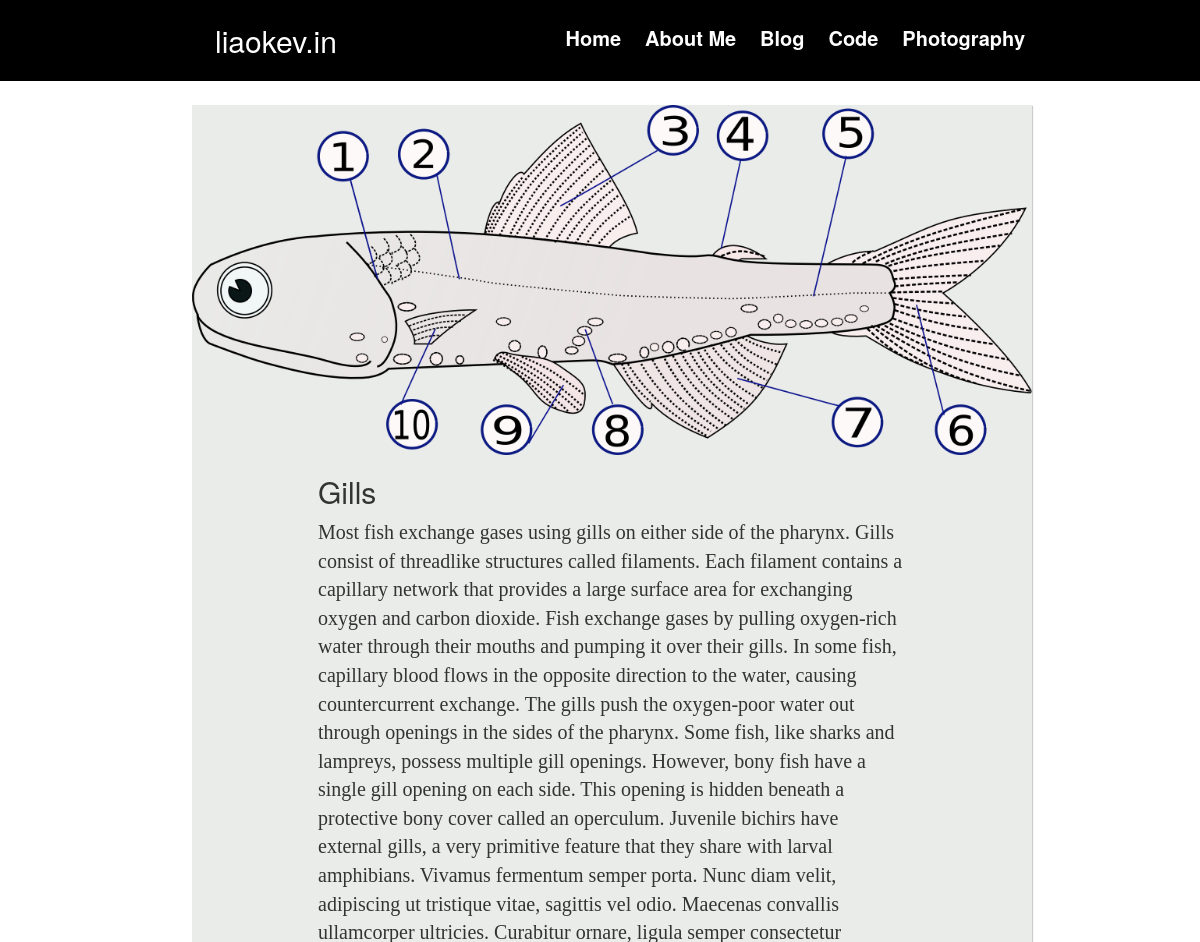
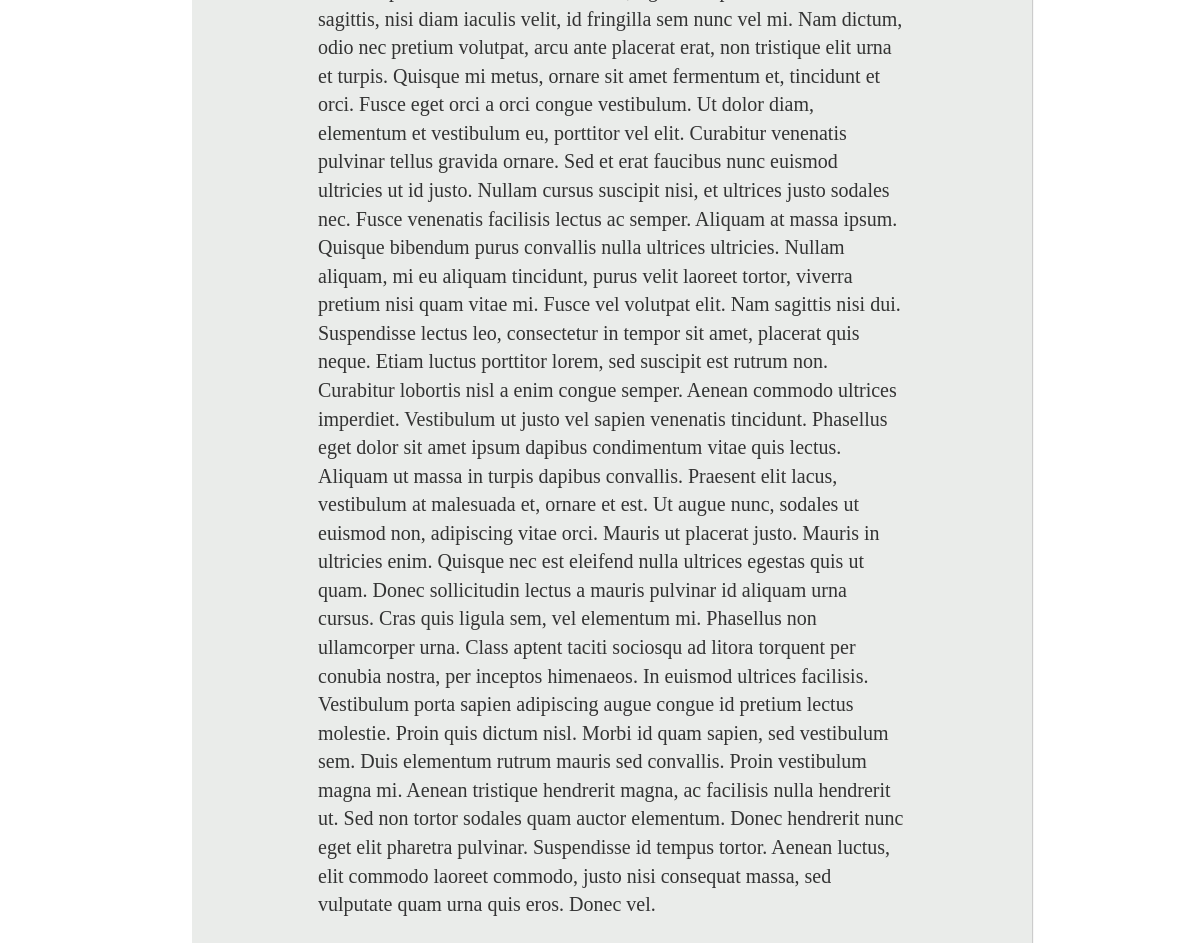
Page /blog/3/ on the committed database (2 pictures, top to bottom).
### blog/models.py (models this page shows, shortened)
class Blog_Post(models.Model):
    title_text = models.CharField(max_length=200)
    pub_date = models.DateTimeField('date published')
    post_photo = models.ImageField(upload_to="blog")
    post_content_text = models.TextField()

### blog/views.py (the view)
# urls.py: url(r'^(?P<post_id>\d+)/$', views.post, name='post'),
def post(request, post_id):
    blog_post = get_object_or_404(Blog_Post, pk=post_id)
    return render(request, 'blog/post.html', {'Blog_Post': blog_post})

### blog/templates/blog/post.html
{% extends 'base.html' %}
{% load staticfiles %}
{% block additional_header %}
<link rel="stylesheet" href="{% static 'styles/blog.css' %}">
{% endblock %}
{% block content %}
<div class="text_page_container">
	<img src="{{MEDIA_URL}}{{Blog_Post.post_photo}}"/>
	<div class = "text_page_body">
		<h2 class="blog_title">{{Blog_Post.title_text}}</h2>
		<div class="blog_content">{{Blog_Post.post_content_text}}</div>
	</div>
</div>
{% endblock %}

### static/styles/main.css (style rules this page uses)
.text_page_container { background-color: rgba(234,236,234,1); width: 70%; margin-top: 2%; margin-left: 16%; margin-right: 14%; margin-bottom: 2%; moz-box-shadow: 1px 1px 1px rgb(204,204,204); -webkit-box-shadow: 1px 1px 1px rgb(204,204,204); box-shadow: 1px 1px 1px rgb(204,204,204); }
.text_page_container img { width: 100%; }
.text_page_body { font-size: 18px; padding-right: 15%; padding-left: 15%; padding-bottom: 5%; margin-left: auto; margin-right: auto; }

### static/styles/blog.css (style rules this page uses)
.blog_content { font-family: Georgia,Times,Times New Roman,serif; font-size: 20px }

### rows in the picture
Blog_Post: post_photo (picture), title_text "Gills", post_content_text "Most fish exchange gases using gills on either side of the pharynx. Gills consist of threadlike structures called filaments. Each filament contains a capillary network that provides a large surface area for exchanging oxygen and carbon dioxide. Fish exchange gases by pulling oxygen-rich water through their mouths and pumping it over their gills. In some fish, capillary blood flows in the opposite direction to the water, causing countercurrent exchange. The gills push the oxygen-poor water out through openings in the sides of the pharynx. Some fish, like sharks and lampreys, possess multiple gill openings. However, bony fish have a single gill opening on each side. This opening is hidden…"
